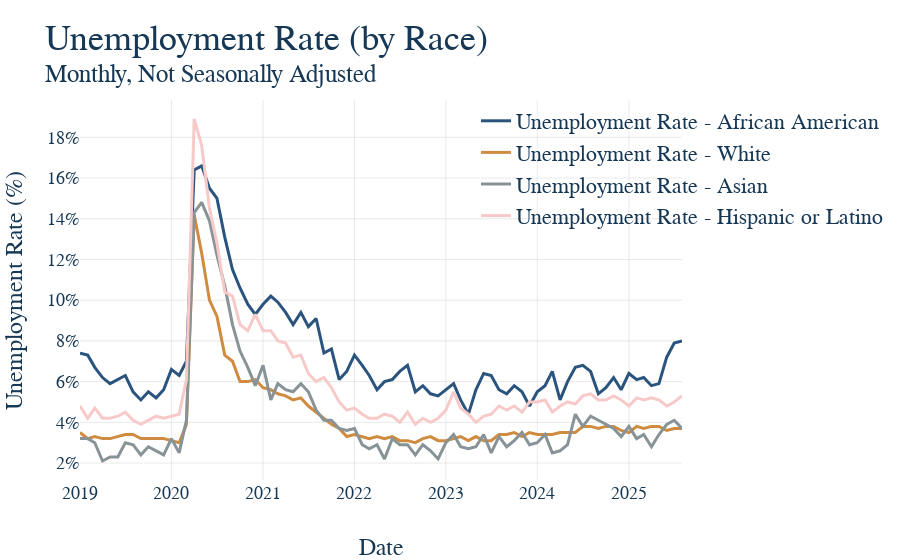

Notebook source saved alongside this figure:
### Markdown cell above
5. Now that all our data is ready, make the graph and have it save itself as a .html file to graph_output whenver the notebooks is rerun. The name of the file should exactly match the notebook name. For instance, this file "example.ipynb" produces the graph "example.html." Nice work, you made a graph!

### Code cell
# First make the figure
fig = go.Figure()

# Loop the columns of the dataframe and plot each as a separate trace
for col in joined_df.columns:
    fig.add_trace(
        go.Scatter(
            x=joined_df.index,
            y=joined_df[col],
            mode='lines',
            name=col
        )
    )

# Update the titles, using the html tage <sup> for a subtitle 
fig.update_layout(
    title = dict(text = 'Unemployment Rate by Race <br><sup>Monthly, Not Seasonally Adjusted </sup>'),
    xaxis_title="Date",
    yaxis_title="Unemployment Rate (%)",
    # Some new legend settings to move it closer to the title
    legend=dict(
        y=1,
        x=1,
        yanchor='top', # Some anchoring to get the necessary aesthetic.
        xanchor='center',
        orientation='h'
    )
)


# This is graph specific, but here we want the y-axis to be percent signs 
fig.update_yaxes(
    tickformat="0.2f%",
    ticksuffix="%"
)

# Again, graph specific, we have a mutliyear series and want tick marks to be years
fig.update_xaxes(
    type='date',
    tickformat='%Y',
)

# ut.add_end_labels(fig = fig)

# Show our figure (Dimensions may be off on different screen sizes)
fig.show()

# This should be the same for EVERY GRAPH!
# Save it to the graph_output folder with the name matching the file, as HTML
fig.write_html(GRAPH_OUTPUT_PATH / f"{GRAPH_NAME}.html")
